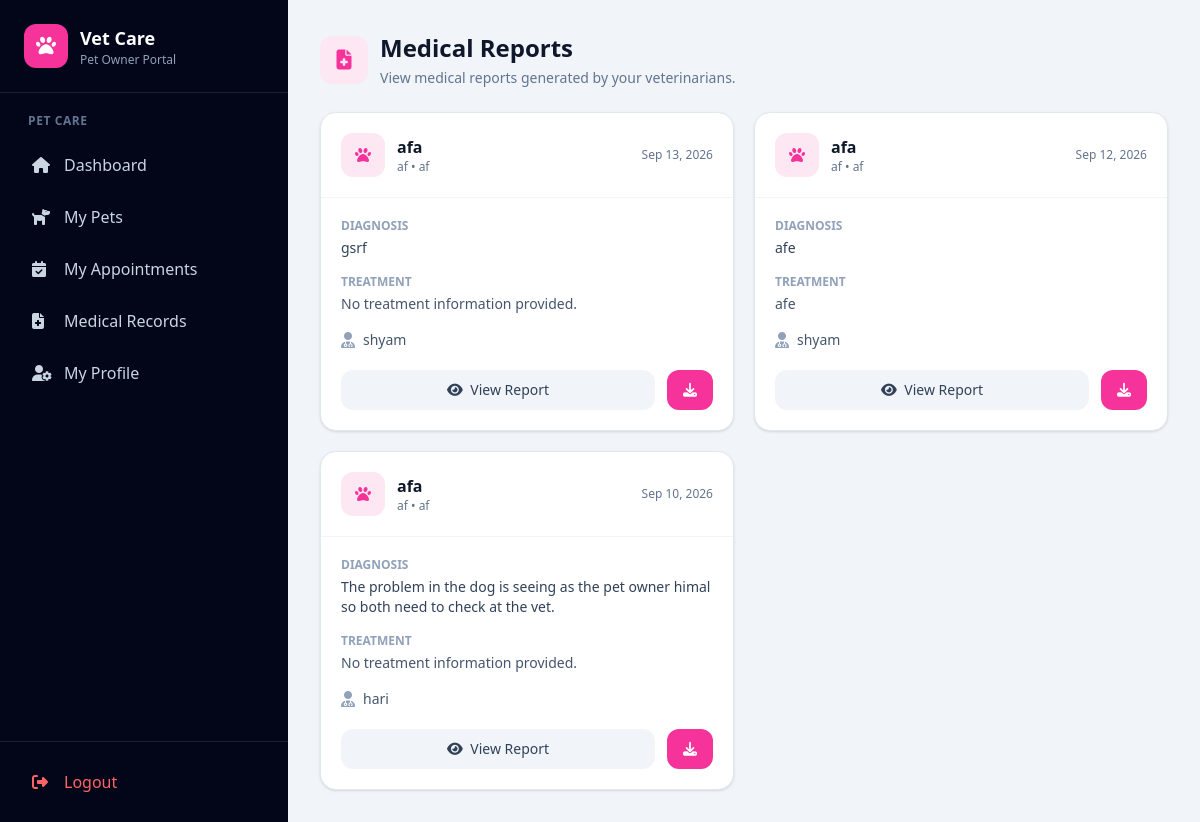
Page /medical/medical-records/ (signed in) on the earlier database version.
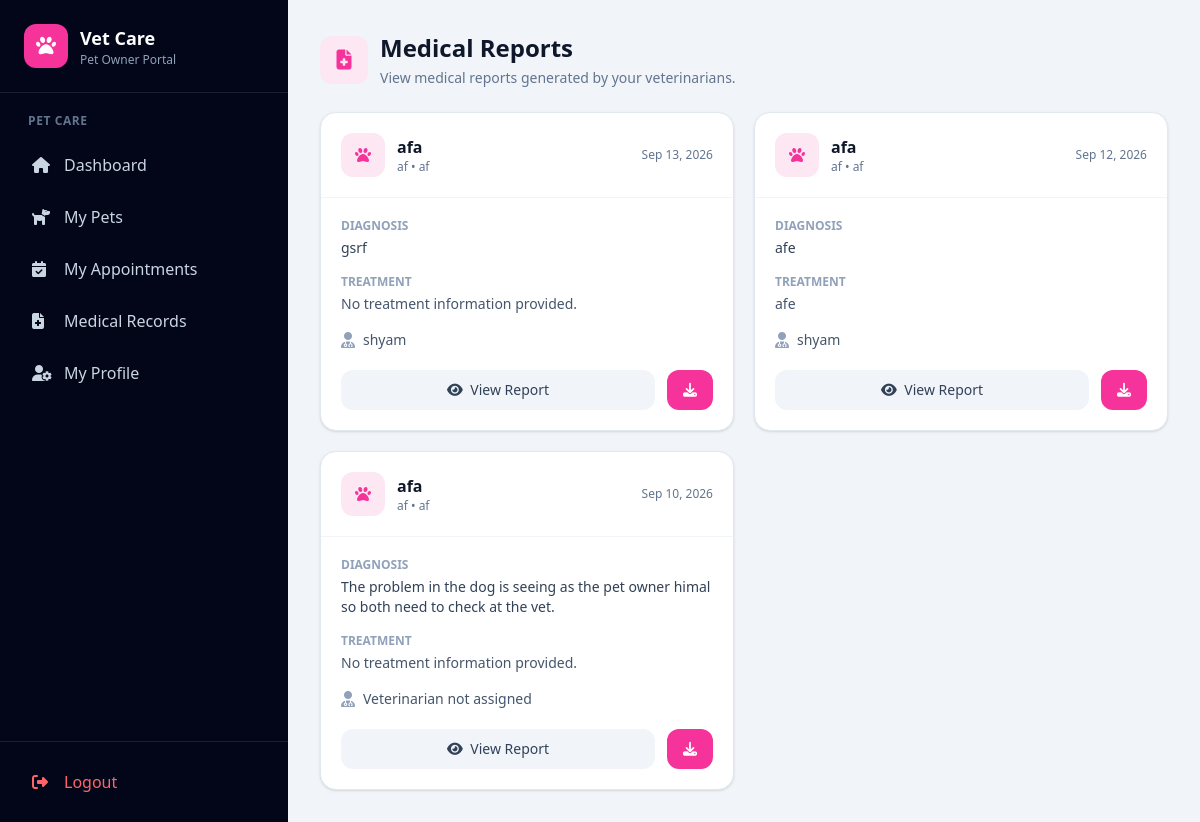
Same page on the later database version.
### medical/models.py (models this page shows, shortened)
class MedicalRecord(models.Model):
    animal = models.ForeignKey(
        Animal,
        on_delete=models.CASCADE,
        related_name="medical_records"
    )
    veterinarian = models.ForeignKey(
        VeterinarianProfile,
        on_delete=models.SET_NULL,
        null=True,
        related_name="medical_records"
    )
    appointment = models.ForeignKey(
        "appointment.Appointment",
        on_delete=models.SET_NULL,
        null=True,
        blank=True,
        related_name="medical_records"
    )
    diagnosis = models.TextField()
    symptoms = models.TextField(
        blank=True,
        null=True
    )
    treatment = models.TextField(
        blank=True,
        null=True
    )
    notes = models.TextField(
        blank=True,
        null=True
    )
    record_date = models.DateField()
    created_at = models.DateTimeField(
        auto_now_add=True
    )
    updated_at = models.DateTimeField(
        auto_now=True
    )
    class Meta:
        ordering = ["-record_date"]
        verbose_name = "Medical Record"
        verbose_name_plural = "Medical Records"

### account/models.py (models this page shows, shortened)
class VeterinarianProfile(models.Model):
    user = models.OneToOneField(
        User,
        on_delete=models.CASCADE,
        related_name="veterinarian_profile",
        limit_choices_to={"role": User.VETERINARIAN}
    )
    license_number = models.CharField(
        max_length=100,
        unique=True
    )
    specialization = models.CharField(
        max_length=150,
        blank=True,
        null=True
    )
    qualification = models.CharField(
        max_length=200,
        blank=True,
        null=True
    )
    experience_years = models.PositiveIntegerField(
        default=0
    )
    joined_date = models.DateField(
        blank=True,
        null=True
    )

class User(AbstractUser):
    ADMIN = "ADMIN"
    VETERINARIAN = "VETERINARIAN"
    PET_OWNER = "PET_OWNER"
    ROLE_CHOICES = [
        (ADMIN, "Admin"),
        (VETERINARIAN, "Veterinarian"),
        (PET_OWNER, "Pet Owner"),
    ]
    role = models.CharField(
        max_length=20,
        choices=ROLE_CHOICES,
        default=PET_OWNER
    )
    phone = models.CharField(
        max_length=15,
        blank=True,
        null=True
    )
    address = models.TextField(
        blank=True,
        null=True
    )
    created_at = models.DateTimeField(
        auto_now_add=True
    )
    updated_at = models.DateTimeField(
        auto_now=True
    )

### animal/models.py (models this page shows, shortened)
class Animal(models.Model):
    owner = models.ForeignKey(
        User,
        on_delete=models.CASCADE,
        related_name="animals",
        null=True,
        blank=True
    )
    name = models.CharField(max_length=100)
    species = models.CharField(max_length=100)
    breed = models.CharField(
        max_length=100,
        blank=True,
        null=True
    )
    age = models.PositiveIntegerField(
        blank=True,
        null=True
    )
    created_at = models.DateTimeField(
        auto_now_add=True
    )

### medical/views.py (the view)
@login_required
def owner_medical_records(request):
    if request.user.role != User.PET_OWNER:
        messages.error(
            request,
            "You are not authorized to view medical reports."
        )
        return redirect("dashboard")
    medical_records = (
        MedicalRecord.objects
        .filter(animal__owner=request.user)
        .select_related(
            "animal",
            "veterinarian",
            "appointment"
        )
        .prefetch_related("prescriptions")
        .order_by("-record_date", "-id")
    )
    return render(
        request,
        "medical/owner_medical_records.html",
        {
            "medical_records": medical_records
        }
    )

### medical/templates/medical/owner_medical_records.html (shortened to what the changed rows need)
{% extends "ownerbase.html" %}
{% block content %}
<div class="max-w-7xl mx-auto">
    <div class="flex flex-col sm:flex-row
                sm:items-center
                sm:justify-between
                gap-4 mb-6">
        <div>
            <div class="flex items-center gap-3">
                <div>
                    <h1 class="text-2xl font-bold text-slate-900">
                        Medical Reports
                    </h1>
                </div>
            </div>
        </div>
    </div>
    {% if medical_records %}
        <div class="grid grid-cols-1 lg:grid-cols-2
                    xl:grid-cols-3 gap-5">
            {% for record in medical_records %}
                <div class="bg-white
                            rounded-2xl
                            border border-slate-200
                            shadow-sm
                            overflow-hidden">
                    <div class="p-5
                                border-b border-slate-100">
                        <div class="flex items-center
                                    justify-between gap-3">
                            <div class="flex items-center gap-3">
                                <div class="w-11 h-11
                                            rounded-xl
                                            bg-pink-100
                                            text-pink-500
                                            flex items-center justify-center">
                                    <i class="fa-solid fa-paw"></i>
                                </div>
                                <div>
                                    <h2 class="font-bold
                                               text-slate-900">
                                        {{ record.animal.name }}
                                    </h2>
                                    <p class="text-xs
                                              text-slate-500">
                                        {{ record.animal.species }}
                                        {% if record.animal.breed %}
                                            • {{ record.animal.breed }}
                                        {% endif %}
                                    </p>
                                </div>
                            </div>
                            <span class="text-xs
                                         text-slate-500
                                         whitespace-nowrap">
                                {{ record.record_date|date:"M d, Y" }}
                            </span>
                        </div>
                    </div>
                    <div class="p-5 space-y-4">
                        <div>
                            <p class="text-xs
                                      font-semibold
                                      uppercase
                                      text-slate-400">
                                Diagnosis
                            </p>
                            <p class="text-sm
                                      text-slate-700
                                      mt-1">
                                {{ record.diagnosis }}
                            </p>
                        </div>
                        <div>
                            <p class="text-xs
                                      font-semibold
                                      uppercase
                                      text-slate-400">
                                Treatment
                            </p>
                            <p class="text-sm
                                      text-slate-600
                                      mt-1
                                      line-clamp-2">
                                {{ record.treatment|default:"No treatment information provided." }}
                            </p>
                        </div>
                        <div class="flex items-center gap-2">
                            <i class="fa-solid fa-user-doctor
                                      text-slate-400"></i>
                            <span class="text-sm text-slate-600">
                                {% if record.veterinarian %}
                                    {{ record.veterinarian.user.get_full_name|default:record.veterinarian.user.username }}
                                {% else %}
                                    Veterinarian not assigned
                                {% endif %}
                            </span>
                        </div>
                    </div>
                    <div class="px-5 pb-5
                                flex gap-3">
                        <a
                            href="{% url 'owner-medical-detail' record.id %}"
                            class="flex-1
                                   text-center
                                   px-4 py-2.5
                                   rounded-xl
                                   bg-slate-100
                                   text-slate-700
                                   text-sm
                                   font-medium
                                   hover:bg-slate-200">
                            <i class="fa-solid fa-eye mr-1"></i>
                            View Report
                        </a>
                        <a
                            href="{% url 'download-medical-report' record.id %}"
                            class="px-4 py-2.5
                                   rounded-xl
                                   bg-pink-500
                                   text-white
                                   text-sm
                                   font-medium
                                   hover:bg-pink-600">
                            <i class="fa-solid fa-download"></i>
                        </a>
                    </div>
                </div>
            {% endfor %}
        </div>
    {% endif %}
</div>
{% endblock %}

Differences in the rows shown:
changed MedicalRecord "Sep 10, 2026": veterinarian.user.get_full_name "hari" → (not shown); now shows "Veterinarian not assigned"
